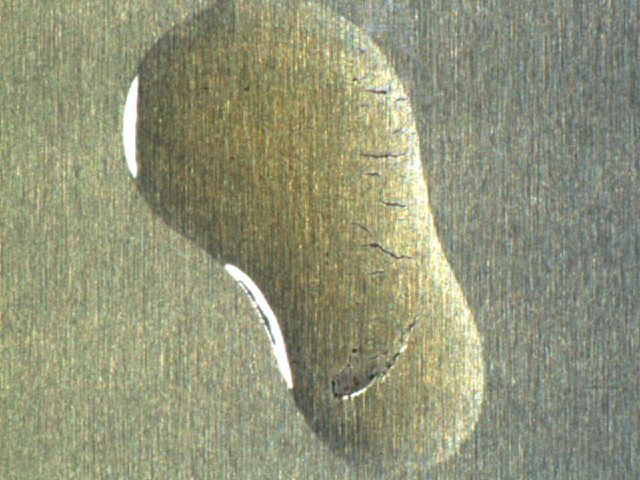
//> input picture ApplySaliencyToSurfaceInspection/Wipe_crack_1.bmp, 640 x 480 px
$ ./DemoOfPaper22_Oilpullution   (built with g++ and OpenCV 4)
//> lines starting //> are read from the running program, lines starting //| are printed output that depends on the picture; after the words box and inside, x2 and y2 are one past the last pixel; in counts of white or black regions, pixels touching at a corner belong together
### ApplySaliencyToSurfaceInspection/OtherTests/EntropyFil.h
#pragma once
#include <string>
#include <iostream>
#include <opencv2/core/core.hpp>
#include <opencv2/ml/ml.hpp>

using namespace cv;
using namespace std;
Mat EntropyFiltFn(const Mat& image);

class EntropyFilt
{
public:
	EntropyFilt(const cv::Size& winSize, const cv::Size& blockSize);
	~EntropyFilt();
	Mat Execute(const Mat& image);
	cv::Size blockSize;
private:
	int* neighboodCorrdsArray;
	int* neighboodOffset;
	float* entropyTable;
	cv::Size winSize;

};

### ApplySaliencyToSurfaceInspection/OtherTests/Sun.h
#include "opencv2/core/core.hpp"
#include <opencv2/highgui/highgui.hpp>
#include "opencv2/imgproc/imgproc.hpp"
using namespace cv;
class Sun
{
public:
	Sun()
	{
	}

	~Sun()
	{
	}

public:
	static void calculateSaliencyMap(Mat *src, Mat * dst);

};


### ApplySaliencyToSurfaceInspection/MSS/MSS.h
#include "opencv2/core/core.hpp"
#include <opencv2/highgui/highgui.hpp>
#include "opencv2/imgproc/imgproc.hpp"
using namespace cv;
class MSS
{
public:
	MSS();
	~MSS();

public:
	void calculateSaliencyMap(Mat *src, Mat * dst);

};

### ApplySaliencyToSurfaceInspection/AC/AC.h
#include "opencv2/core/core.hpp"
#include <opencv2/highgui/highgui.hpp>
#include "opencv2/imgproc/imgproc.hpp"
using namespace cv;
class AC
{
public:
	AC()
	{
	}

	~AC()
	{
	}

public:
	void calculateSaliencyMap(Mat *src, Mat * dst)	;

};


### ApplySaliencyToSurfaceInspection/RC/RC.h
#include "opencv2/core/core.hpp"
#include <opencv2/highgui/highgui.hpp>
#include "opencv2/imgproc/imgproc.hpp"
#include <vector>
#include <map>
#include <functional>
#include "Segmentation/segment-image.h"
#include <omp.h>
using namespace std;
using namespace cv;
class RC
{
public:
	RC()
	{
	}

	~RC()
	{
	}
	void calculateSaliencyMap(Mat *src, Mat * dst);
	static int Quantize(const Mat& img3f, Mat &idx1i, Mat &_color3f, Mat &_colorNum, double ratio = 0.95);

	static Mat GetRC(const Mat &img3f, double sigmaDist, double segK, int segMinSize, double segSigma);
private:
	void caRCulateSaliencyMap(Mat *src, Mat * dst);
	static const int SAL_TYPE_NUM = 5;

	static void SmoothSaliency(const Mat &binColor3f, Mat &sal1d, float delta, const vector<vector<pair<double, int>>> &similar);
	static void AbsAngle(const Mat& cmplx32FC2, Mat& mag32FC1, Mat& ang32FC1);
	static void GetCmplx(const Mat& mag32F, const Mat& ang32F, Mat& cmplx32FC2);
	struct Region{
		Region() { pixNum = 0; }
		int pixNum;  // Number of pixels
		vector<pair<double, int> > freIdx;  // Frequency of each color and its index
		Point2d centroid;
	};
	static void BuildRegions(const Mat& regIdx1i, vector<Region> &regs, const Mat &colorIdx1i, int colorNum);
	static void RegionContrast(const vector<Region> &regs, const Mat &color3fv, Mat& regSal1d, double sigmaDist);
};


### ApplySaliencyToSurfaceInspection/HC/HC.h
#include "opencv2/core/core.hpp"
#include <opencv2/highgui/highgui.hpp>
#include "opencv2/imgproc/imgproc.hpp"
#include <vector>
#include <map>
#include <functional>

using namespace cv;
using namespace std;


class HC
{
public:
	HC()
	{
	}

	~HC()
	{
	}

public:
	void calculateSaliencyMap(Mat *src, Mat * dst);
private:
	int Quantize(const Mat& img3f, Mat &idx1i, Mat &_color3f, Mat &_colorNum, double ratio = 0.95);
	void	GetHC(const Mat &binColor3f, const Mat &weight1f, Mat &_colorSal);
	void SmoothSaliency(const Mat &binColor3f, Mat &sal1d, float delta, const vector<vector< pair<double, int> >> &similar);


};

### ApplySaliencyToSurfaceInspection/LC/LC.h
#include "opencv2/core/core.hpp"
#include <opencv2/highgui/highgui.hpp>
#include "opencv2/imgproc/imgproc.hpp"
using namespace cv;
class LC
{
public:
	LC()
	{
	}

	~LC()
	{
	}

public:
	void calculateSaliencyMap(Mat *src, Mat * dst);

};

### ApplySaliencyToSurfaceInspection/FT/FT.h
#include "opencv2/core/core.hpp"
#include <opencv2/highgui/highgui.hpp>
#include "opencv2/imgproc/imgproc.hpp"
using namespace cv;
class FT
{
public:
	FT()
	{
	}

	~FT()
	{
	}

public:
	static void calculateSaliencyMap(Mat *src, Mat * dst, bool corlor = 1,int ksize=3);

};


### ApplySaliencyToSurfaceInspection/GMR/GMR.h
/*************************************************

Copyright: Guangyu Zhong all rights reserved

Author: Guangyu Zhong

Date:2014-09-27

Description: codes for Manifold Ranking Saliency Detection
Reference http://ice.dlut.edu.cn/lu/Project/CVPR13[yangchuan]/cvprsaliency.htm

**************************************************/
#ifndef _GMR_H
#define _GMR_H

#include <opencv2/opencv.hpp>
#include <iostream>
#include <vector>
#include <algorithm>
#include <limits>
#include "SLIC.h"
using namespace cv;
class GMR
{
public:
	GMR();
	~GMR();
	Mat GeneSal(const Mat &img);
	Mat Sal2Img(const Mat &superpixels, const Mat &Sal);
	Mat GeneSp(const Mat &img);
	void calculateSaliencyMap(Mat *img, Mat* dst);
private:
	int spNumMax;
	double compactness;
	float alpha;
	float theta;
	int spNum;
	Mat GeneAdjMat(const Mat &spmat);
	int GeneFeature(const Mat &img, const Mat &superpixels, const int feaType, Mat &feaSpL, Mat &feaSpA, Mat &feaSpB, Mat &spNpix, Mat &spCnt);
	Mat GeneWeight(const vector<float> &feaSpL, const vector<float> &feaSpA, const vector<float> &feaSpB, const Mat &superpixels, const vector<int> &bd, const Mat &adj);
	vector<int> GeneBdQuery(const Mat &superpixels, const int type);
	Mat GeneY(const vector<int> &bd);
	Mat inveMat(const Mat &weight, const Mat &Y);
	//Mat GeneFeature(const Mat &img);
};


#endif

### ApplySaliencyToSurfaceInspection/Rudinac/Rudinac.h
//===================================================================================
// Name        : saliencyDetectionRudinac.h
// Author      : Joris van de Weem, joris.vdweem@gmail.com
// Version     : 1.0
// Copyright   : Copyright (c) 2010 LGPL
// Description : C++ implementation of "Maja Rudinac, Pieter P. Jonker.
// 				"Saliency Detection and Object Localization in Indoor Environments".
//				ICPR'2010. pp.404~407
//===================================================================================

#ifndef _RUDINAC_H_INCLUDED_
#define _RUDINAC_H_INCLUDED_


// OpenCV
#include "cv.h"
#include "opencv2/highgui/highgui.hpp"

using namespace cv;
using namespace std;


class Rudinac
{


public:
	// [4 lines left out: function Rudinac, not called in this run]

	~Rudinac()
    	{

    	}


	void calculateSaliencyMap(const Mat* src, Mat* dst, int corlor = 1);

private:
    	Mat r,g,b,RG,BY,I;
    	void createChannels(const Mat* src);
    	void createSaliencyMap(const Mat src, Mat* dst);
};
#endif

### ApplySaliencyToSurfaceInspection/SR/SR.h
//===================================================================================
// Name        : saliencyDetectionHou.h
// Author      : Oytun Akman, oytunakman@gmail.com
// Version     : 1.0
// Copyright   : Copyright (c) 2010 LGPL
// Description : C++ implementation of "Saliency Detection: A Spectral Residual
//				 Approach" by Xiaodi Hou and Liqing Zhang (CVPR 2007).
//===================================================================================

#ifndef _SALIENCYMAPHOU_H_INCLUDED_
#define _SALIENCYMAPHOU_H_INCLUDED_

// ROS


// OpenCV
#include "cv.h"
#include "opencv2/highgui/highgui.hpp"

using namespace cv;
using namespace std;


class SR
{


public:
    	// [4 lines left out: function SR, not called in this run]


    	~SR()
    	{

    	}

    	//void imageCB(const sensor_msgs::ImageConstPtr& msg_ptr);
    	void calculateSaliencyMap(const Mat* src, Mat* dst);
};
#endif

### ApplySaliencyToSurfaceInspection/itti/Itti.h
//===================================================================================
// Name        : saliencyDetectionItti.h
// Author      : Oytun Akman, oytunakman@gmail.com
// Version     : 1.0
// Copyright   : Copyright (c) 2010 LGPL
// Description : C++ implementation of "A Model of Saliency-Based Visual Attention
//				 for Rapid Scene Analysis" by Laurent Itti, Christof Koch and Ernst
//				 Niebur (PAMI 1998).
//===================================================================================

#ifndef _ITTI_H_INCLUDED_
#define _ITTI_H_INCLUDED_


// OpenCV
#include "cv.h"
#include "opencv2/highgui/highgui.hpp"
#include "opencv2/core/core.hpp"
#include "opencv2/core/utility.hpp"
#include "opencv2/imgproc/imgproc.hpp"
#include "opencv2/imgcodecs.hpp"
#include "opencv2/highgui/highgui.hpp"
#include<math.h>
#include <opencv2/opencv.hpp>
#include <fstream>
#include <vector>
#include <time.h>
#include<algorithm>

using namespace cv;
using namespace std;


class ITTI
{


public:
	// [4 lines left out: function ITTI, not called in this run]


	~ITTI()
	{

	}


	void calculateSaliencyMap(const Mat*  src, Mat * dst, int corlor = 1, int scaleBase = 3);
	 void viewFeaturemaps();
	 void combineFeatureMaps(int corlor,int scale);

	 Mat conspicuityMap_I;
	 Mat conspicuityMap_C;
	 Mat conspicuityMap_O;
	 Mat S;

private:
	 Mat r, g, b, R, G, B, Y, I;
	 vector<Mat> gaussianPyramid_I;
	 vector<Mat> gaussianPyramid_R;
	 vector<Mat> gaussianPyramid_G;
	 vector<Mat> gaussianPyramid_B;
	 vector<Mat> gaussianPyramid_Y;

	 void createChannels(const Mat* src);
	 void createScaleSpace(const Mat* src, vector<Mat>* dst, int scale);

	 void normalize_rgb();
	 void create_RGBY();
	 void createIntensityFeatureMaps();
	 void createColorFeatureMaps();
	 void createOrientationFeatureMaps(int orientation);
	 void mapNormalization(Mat* src);
	 void clearBuffers();

	 vector<Mat> featureMaps_I;
	 vector<Mat> featureMaps_RG;
	 vector<Mat> featureMaps_BY;
	 vector<Mat> featureMaps_0;
	 vector<Mat> featureMaps_45;
	 vector<Mat> featureMaps_90;
	 vector<Mat> featureMaps_135;
};
#endif

### ApplySaliencyToSurfaceInspection/FT/FT.cpp
#include "FT.h"
template<typename T> inline T sqr(T x) { return x * x; }
void FT::calculateSaliencyMap(Mat *src, Mat * dst, bool corlor,int ksize)
{
	if (corlor && (*src).channels() == 3)  //if  do it on corlor domain
	{

	Mat img3f = (*src);

	img3f.convertTo(img3f, CV_32FC3, 1.0 / 255);
	Mat sal(img3f.size(), CV_32F), tImg;
	GaussianBlur(img3f, tImg, Size(ksize, ksize), 0);
	cvtColor(tImg, tImg, CV_BGR2Lab);
	Scalar colorM = mean(tImg);
	for (int r = 0; r < tImg.rows; r++)
	{
		float *s = sal.ptr<float>(r);
		float *lab = tImg.ptr<float>(r);
		for (int c = 0; c < tImg.cols; c++, lab += 3)
			s[c] = (float)(sqr(colorM[0] - lab[0]) + sqr(colorM[1] - lab[1]) + sqr(colorM[2] - lab[2]));
	}
	normalize(sal, *dst, 0, 1, NORM_MINMAX);
	}
	else
	{
		Mat imgf, tImg;
		imgf = *src;

		if (imgf.channels() == 3)
		{
			cvtColor(imgf, imgf, CV_RGB2GRAY);
		}
		imgf.convertTo(imgf, CV_32FC1, 1.0 / 255);
		Scalar colorM = mean(imgf);
		GaussianBlur(imgf, tImg, Size(ksize, ksize), 0);
		Mat  sal(imgf.size(), CV_32F);
		for (int r = 0; r < tImg.rows; r++)
		{
			float *s = sal.ptr<float>(r);
			float *gray = tImg.ptr<float>(r);
			for (int c = 0; c < tImg.cols; c++)
				s[c] = (colorM[0] - gray[c])*(colorM[0] - gray[c]);
		}

		normalize(sal, *dst, 0, 1, NORM_MINMAX);
	}
}

### ApplySaliencyToSurfaceInspection/DemoOfPaper22_Oilpullution.cpp

/*This demo Reference to  Song, K. C., Hu, S. P., Yan, Y. H., & Li, J. (2014).
Surface defect detection method using saliency linear scanning morphology for silicon
steel strip under oil pollution interference. Isij International, 54(11), 2598-2607.

code by Yibin Huang
*/
//basice dependency
#include "opencv2/core/core.hpp"
#include "opencv2/core/utility.hpp"
#include "opencv2/imgproc/imgproc.hpp"
#include "opencv2/imgcodecs.hpp"
#include "opencv2/highgui/highgui.hpp"
#include<math.h>
#include <opencv2/opencv.hpp>
#include <fstream>
#include <vector>
#include <time.h>
#include<algorithm>

//Classes  To include
#include "itti/itti.h"
#include "SR/SR.h"
#include "Rudinac/Rudinac.h"
#include"GMR/GMR.h"
#include "FT/FT.h"
#include "LC/LC.h"
#include "HC/HC.h"
#include "RC/RC.h"
#include "MBP/MBP.hpp"
#include "AC/AC.h"
#include"MSS/MSS.h"
#include"methodSun\Sun.h"
#include"methodSun/EntropyFil.h"
//extern Mat EntropyFiltFn(const Mat& image);


Mat img;
int th1 = 100, th2 = 30;
int th3= 15;
bool corlor = 0;//When this value is 1, it will be done on the corlor img as it is default
//in fact I find that in this case gray scale maybe better than LAB space
static void on_trackbar(int, void*)
{

   //step 1 compute saliecy map
	Mat gray;
	cvtColor(img,gray,CV_RGB2GRAY);

	Mat Sal, SalCanny;
	double Time = (double)cvGetTickCount();
	FT::calculateSaliencyMap(&gray, &Sal, corlor, 5);
	imshow("Fig5left", Sal);


	Mat Saluchar;
	Sal.convertTo(Saluchar, CV_8UC1, 255.0);
	Canny(Saluchar, SalCanny, th1, th2, 3);
	imshow("Fig6/a", SalCanny);
	int ksize = 2;
	Mat Kernel = getStructuringElement(MORPH_CROSS,
		Size(2 * ksize + 1, 2 * ksize + 1),
		Point(ksize, ksize));    //MORPH_ELLIPSE


	//step 2 filt the img

	Mat Salfilted;
	morphologyEx(Saluchar, Salfilted, MORPH_OPEN, Kernel);
	morphologyEx(Salfilted, Salfilted, MORPH_CLOSE, Kernel);
	imshow("Fig6/b", Salfilted);
	Canny(Salfilted, SalCanny, th1, th2, 3);
	imshow("Fig6/c", SalCanny);

	//step3 binarization
	Mat otus;
	threshold(Salfilted, otus, 0, 255, CV_THRESH_OTSU);
	imshow("Fig7/a otus", otus);
	Mat imbw = Salfilted > th3;
	imshow("Fig7/b", imbw);
	int maxValue = 255;
	int blockSize = 35;
	int constValue = 15;
	cv::Mat local;
	cv::adaptiveThreshold(Salfilted, local, maxValue, CV_ADAPTIVE_THRESH_MEAN_C, CV_THRESH_BINARY , blockSize, constValue);
	imshow("local adaptiveThrshold", local);

	//step 4 median blur;
	medianBlur(imbw, imbw, 29);
	imshow("Fig7/c blur", imbw);
	//step 5 fill the defect
	//transpose(imbw, imbw );

	int step0 = imbw.step[0];
	int step1 = imbw.step[1];
	uchar *pbw = imbw.data;
	for (int k = 0; k < imbw.rows - 1; k += 1)
	{
		int lf = 10000, rt = 0;
		for (int j = 0; j < imbw.cols - 1; ++j)
		{
			if (pbw[k*step0 + j *step1]  )
			{
				if (j < lf)
					lf = j;
				else
					rt = j;

			}
		}
		for (int j = lf; j < rt; ++j)
		{
			pbw[k*step0 + j *step1] = 255;

		}
	}
	for (int k = 0; k < imbw.cols - 1; k += 1)
	{
		int lf = 10000, rt = 0;
		for (int j = 0; j < imbw.rows - 1; ++j)
		{
			if (pbw[j*step0 + k *step1]  )
			{
				if (j < lf)
					lf = j;
				else
					rt = j;

			}
		}
		for (int j = lf; j < rt; ++j)
		{
			pbw[j*step0 + k *step1] = 255;

		}
	}
	imshow("Fig 9,b",imbw);
	vector<vector<Point> > contours;
	vector<Vec4i> hierarchy;
	findContours(imbw, contours, hierarchy, CV_RETR_CCOMP, CV_CHAIN_APPROX_NONE);
	Time = (double)cvGetTickCount() - Time;
	Mat contoursImage(imbw.rows, imbw.cols, CV_8U, Scalar(0));
	for (int i = 0; i<contours.size(); i++){
		  drawContours(contoursImage, contours, i, Scalar(255), 30);
	}
	imshow("fig11/a", contoursImage);

	Mat region = gray.mul(imbw);
	medianBlur(region,region,3);
	imshow("fig9/e",region);

	Mat defect;
	Canny(region, defect, 232, 162, 3);
	imshow("fig9/f", defect);

	printf("run time = %f ms\n", Time / (cvGetTickFrequency() * 1000.0));//
}
int main(int argc, char **argv)
{
	//read the src imgs

	img = imread("./Wipe_crack_1.bmp");
//> img is the input picture: 480 rows x 640 cols, CV_8UC3; mean B, G, R 120.7, 148.6, 145.3
	imshow("img", img);
	createTrackbar("th1", "img", &th1, 255, on_trackbar);
	createTrackbar("th2", "img", &th2, 255, on_trackbar);
	createTrackbar("th3", "img", &th3, 255, on_trackbar);
	on_trackbar(th1, 0);
//> in on_trackbar, `cvtColor(img,gray,CV_RGB2GRAY);`:
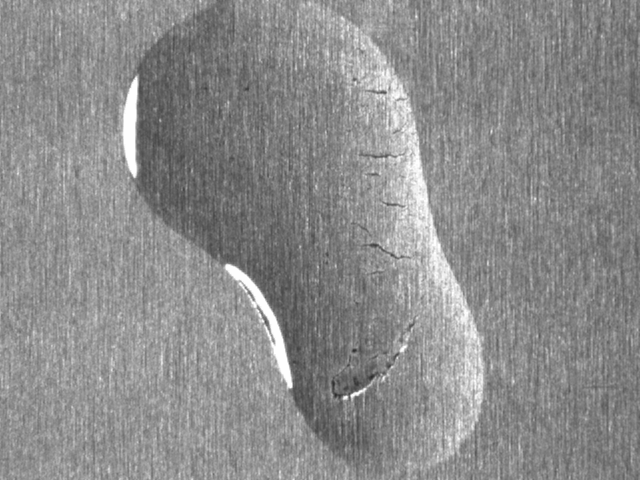
//> gray: 480 rows x 640 cols, CV_8UC1; min 44, max 255, mean 139.9
//> in calculateSaliencyMap, `Scalar colorM = mean(imgf);`: colorM = Scalar(0.549)
//> in on_trackbar, `Canny(Saluchar, SalCanny, th1, th2, 3);`:
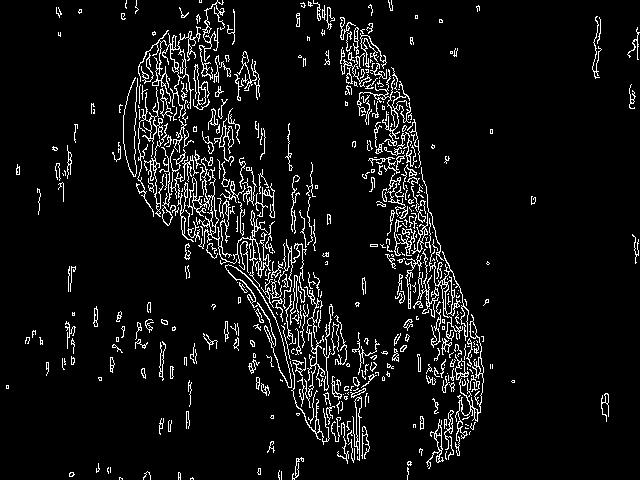
//> SalCanny: 480 rows x 640 cols, CV_8UC1; 6.8% white in thin lines or dots
//> in on_trackbar, `morphologyEx(Salfilted, Salfilted, MORPH_CLOSE, Kernel);`:
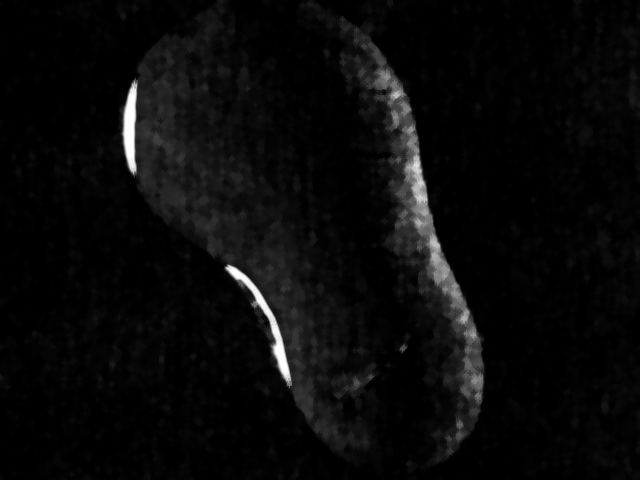
//> Salfilted: 480 rows x 640 cols, CV_8UC1; min 0, max 255, mean 9.9
//> in on_trackbar, `Canny(Salfilted, SalCanny, th1, th2, 3);`: SalCanny: 480 rows x 640 cols, CV_8UC1; 2.2% white in thin lines or dots, all inside (x1, y1, x2, y2) = (119, 15, 485, 469)
//> in on_trackbar, `threshold(Salfilted, otus, 0, 255, CV_THRESH_OTSU);`: otus: 480 rows x 640 cols, CV_8UC1; 2.3% white; 17 white regions (7 under 20 px), largest, box (x1, y1, x2, y2) and area: (401, 123, 480, 355) 3380, (225, 264, 292, 388) 1274, (122, 79, 138, 175) 973
//> in on_trackbar, `Mat imbw = Salfilted > th3;`: imbw: 480 rows x 640 cols, CV_8UC1; 16.2% white; 81 white regions (42 under 20 px), largest, box (x1, y1, x2, y2) and area: (119, 9, 377, 453) 31238, (338, 16, 485, 464) 16000, (236, 65, 252, 92) 237
//> in on_trackbar, `cv::adaptiveThreshold(Salfilted, local, maxValue, CV_ADAPTIVE_THRESH_M..`:
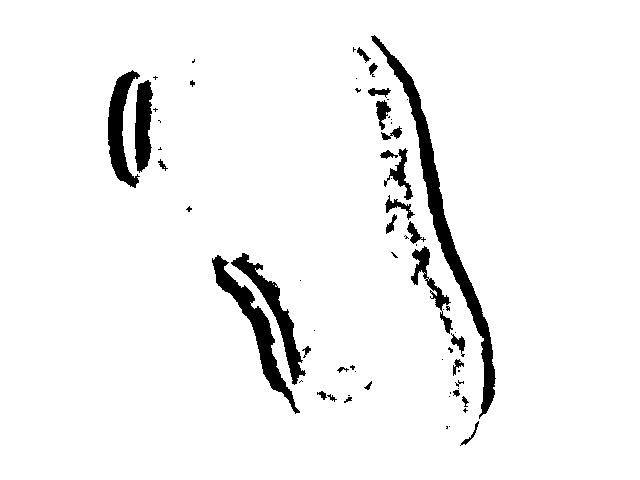
//> local: 480 rows x 640 cols, CV_8UC1; 95.1% white; 66 black regions (36 under 20 px), largest, box (x1, y1, x2, y2) and area: (371, 35, 496, 419) 4576, (212, 255, 300, 414) 2386, (231, 253, 306, 385) 1828
//> in on_trackbar, `medianBlur(imbw, imbw, 29);`:
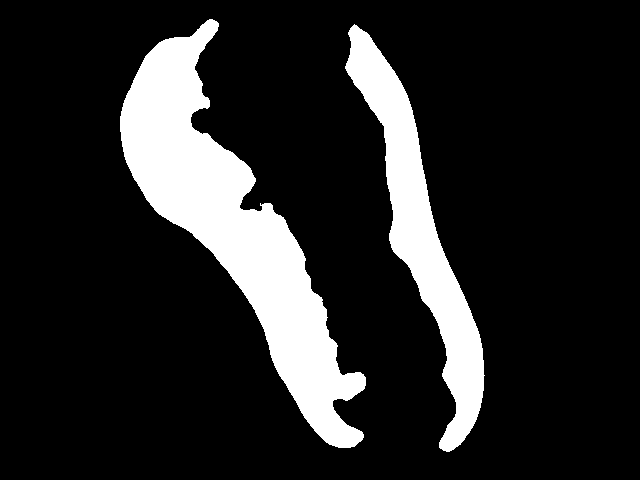
//> imbw: 480 rows x 640 cols, CV_8UC1; 15.5% white; 2 white regions, box (x1, y1, x2, y2) and area: (120, 19, 366, 448) 31890, (345, 24, 485, 452) 15739
//> the loop in on_trackbar, `for (int k = 0; k < imbw.rows - 1; k += 1)` made 479 passes
//> (lf, rt) on passes 1 to 3: (10000, 0), (10000, 0), (10000, 0)
//> after the loop in on_trackbar, `for (int k = 0; k < imbw.rows - 1; k += 1)`:
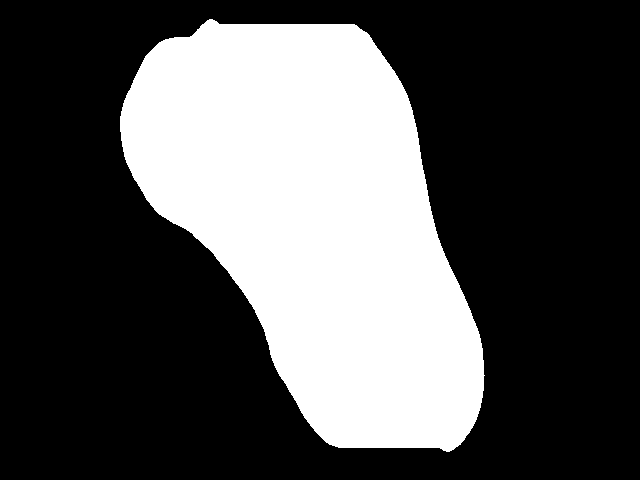
//> imbw: 480 rows x 640 cols, CV_8UC1; 32.6% white; 1 white region
//> in on_trackbar, `findContours(imbw, contours, hierarchy, CV_RETR_CCOMP, CV_CHAIN_APPROX..`: contours = 1 contour; box (x1, y1, x2, y2) and area: (120, 19, 485, 452) 99578
//> the loop in on_trackbar, `for (int i = 0; i<contours.size(); i++)` made 1 pass
//> after the loop in on_trackbar, `for (int i = 0; i<contours.size(); i++)`: contoursImage: 480 rows x 640 cols, CV_8UC1; 12.9% white; 1 white region, box (x1, y1, x2, y2) and area: (105, 4, 500, 467) 39586
//> in on_trackbar, `medianBlur(region,region,3);`: region: 480 rows x 640 cols, CV_8UC1; 32.6% white; 1 white region, box (x1, y1, x2, y2) and area: (120, 19, 484, 452) 100161
//> in on_trackbar, `Canny(region, defect, 232, 162, 3);`:
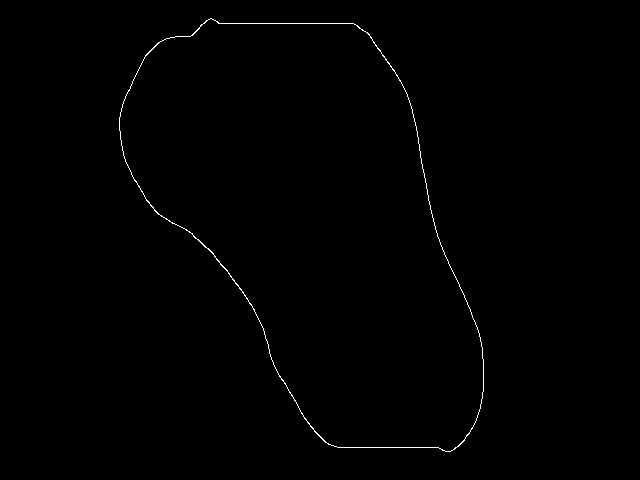
//> defect: 480 rows x 640 cols, CV_8UC1; 0.43% white in thin lines or dots, all inside (x1, y1, x2, y2) = (119, 18, 484, 452)
	on_trackbar(th2, 0);
//> the loop in on_trackbar (call 2), `for (int k = 0; k < imbw.rows - 1; k += 1)` made 479 passes
//> the loop in on_trackbar (call 2), `for (int i = 0; i<contours.size(); i++)` made 1 pass
	on_trackbar(th3, 0);
	while (char(waitKey(1)) != 'q') {}
//> the 'q' key is pressed


	return 0;
}
